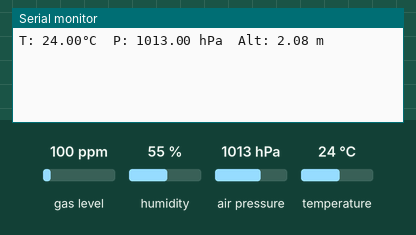
Bench run of a sketch on a simulated Raspberry Pi Pico. Parts: the last lines printed to the serial monitor. Inputs (shaded band) come from the test bench; at power-on: air pressure 1013 hPa, temperature 24 °C, gas level 100 ppm, humidity 55 %.

Above: at 1.9 s.
2.0 s: air pressure set to 952 hPa
At 2.9 s:
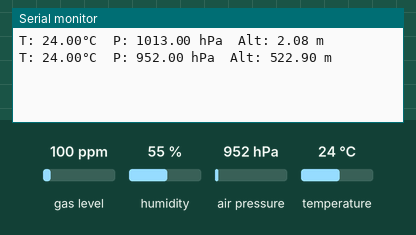
3.5 s: temperature set to 12 °C
At 4.5 s:
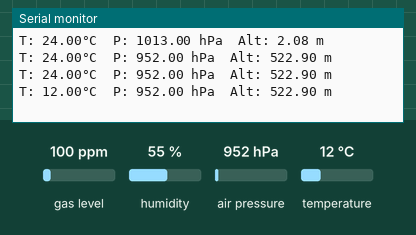
5.0 s: air pressure set to 975 hPa
At 6.0 s:
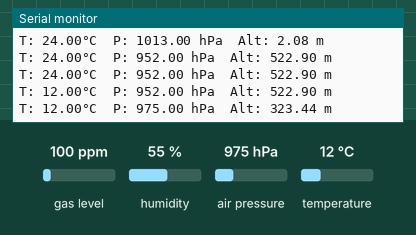
Timing chart, 0 to 8.0 s (numbered marks = the images above; inputs shaded):
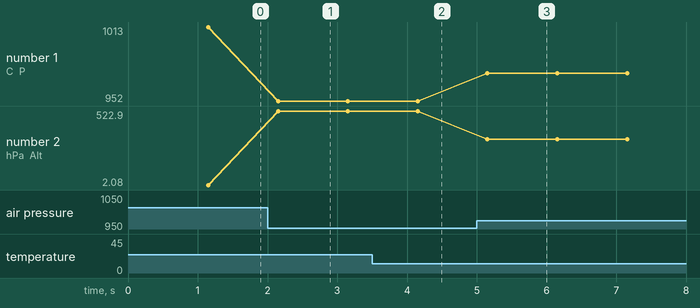

The sketch:

bmp388_basic.ino
```cpp
// snippet: bmp388_basic
// tags: environmental, bmp388, pressure, temperature, altitude, barometric, adafruit, i2c
// boards: avr, esp32, megaavr, nano33iot, romi32u4, rp2040
// library: Adafruit BMP3XX
// description: Read temperature, pressure, and estimated altitude from BMP388
// prompts: BMP388, barometric pressure altitude, pressure sensor, temperature pressure, altitude estimation, BMP388 I2C
// exact-include: Wire.h, Adafruit_BMP3XX.h

#include <Wire.h>
#include <Adafruit_BMP3XX.h>

Adafruit_BMP3XX bmp;
unsigned long prevMs = 0;

void setup() {
  Serial.begin(9600);
  if (!bmp.begin_I2C(0x77)) { Serial.println("BMP388 not found"); while (1); }

  // BMP388 API uses BMP3_OVERSAMPLING_*X constants (NOT BMP3XX_* and NOT deprecated OSRS_*).
  // BMP3_OVERSAMPLING_8X = best accuracy; BMP3_OVERSAMPLING_2X for lower power.
  bmp.setTemperatureOversampling(BMP3_OVERSAMPLING_8X);
  bmp.setPressureOversampling(BMP3_OVERSAMPLING_8X);
  bmp.setIIRFilterCoeff(BMP3_IIR_FILTER_COEFF_3);
  bmp.setOutputDataRate(BMP3_ODR_50_HZ);
}

void loop() {
  unsigned long now = millis();
  if (now - prevMs < 1000) return;
  prevMs = now;

  if (!bmp.performReading()) { Serial.println("BMP388 read failed"); return; }

  Serial.print("T: "); Serial.print(bmp.temperature); Serial.print("°C  ");
  Serial.print("P: "); Serial.print(bmp.pressure / 100.0); Serial.print(" hPa  ");
  Serial.print("Alt: "); Serial.print(bmp.readAltitude(1013.25)); Serial.println(" m");
}
```

Measured:
- after the input at 2.0 s, the serial monitor: prints a new line after 0.15 s (image 1)
- after the input at 3.5 s, the serial monitor: prints a new line after 0.65 s (image 2)
- after the input at 5.0 s, the serial monitor: prints a new line after 0.15 s (image 3)
- plotted number 1: 1013 → 952 after the input at 2.0 s, 952 → 975 after the input at 5.0 s
- plotted number 2: 2.08 → 522.9 after the input at 2.0 s, 522.9 → 323.44 after the input at 5.0 s
